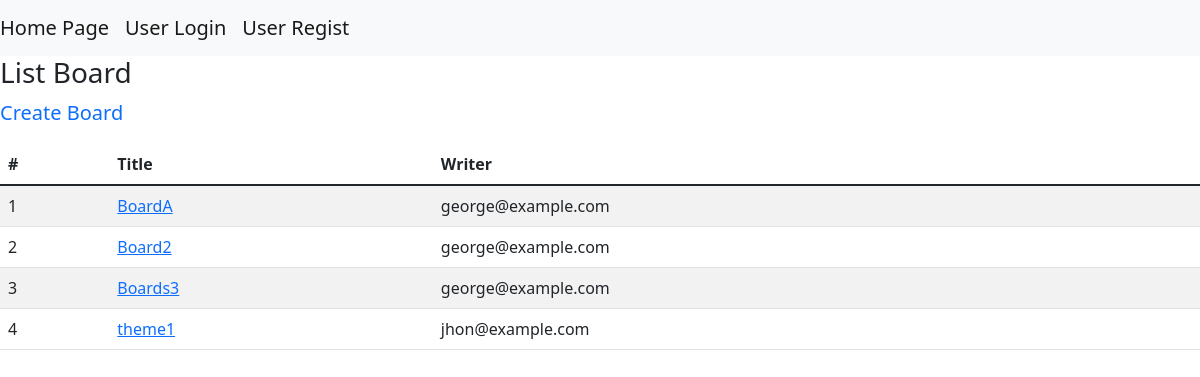
/boards/list_themes, run on the app's committed database.
### boards/models.py (models this page shows)
class Themes(models.Model):
    title = models.CharField(max_length=255)
    user = models.ForeignKey(
        "accounts.Users", on_delete=models.CASCADE
    )
    objects = ThemesManager()
    class Meta:
        db_table = "themes"

### accounts/models.py (models this page shows)
class Users(AbstractBaseUser, PermissionsMixin):
    username = models.CharField(max_length=255)
    age = models.PositiveIntegerField()
    email = models.EmailField(max_length=255, unique=True)
    is_active = models.BooleanField(default=False)
    is_staff = models.BooleanField(default=False)
    picture = models.FileField(null=True, upload_to='picture/')
    objects = UserManager()
    USERNAME_FIELD = "email"
    REQUIRED_FIELD = ["username"]
    class Meta:
        db_table = "users"

### boards/views.py (the view)
# urls.py: path("list_themes", views.list_themes, name="list_themes"),
def list_themes(request):
    themes = Themes.objects.fetch_all_themes()
    return render(request, "boards/list_themes.html", context={
        "themes": themes
    })

### boards/models.py (called while the page is built)
    def fetch_all_themes(self):
        return self.order_by('id').all()

### templates/boards/list_themes.html (shortened to what this page needs)
{% extends 'base.html' %}
{% block content %}
<h3>List Board</h3>
<p><a class="navbar-brand" href="{% url 'boards:create_theme' %}">Create Board</a></p>
<table class="table table-striped table-hover">
    <thead>
        <tr>
            <th>#</th>
            <th>Title</th>
            <th>Writer</th>
        </tr>
    </thead>
    <tbody>
        {% for theme in themes %}
        <tr>
            <td>{{ forloop.counter }}</td>
            <td><a href="{% url 'boards:post_comments' theme_id=theme.id %}">{{ theme.title }}</a></td>
            {% if theme.user.id == user.id %}
                <td><a href="{% url 'boards:edit_theme' id=theme.id %}">{{ theme.user }}</a></td>
            {% else %}
                <td>{{ theme.user }}</td>
            {% endif %}
        </tr>
        {% endfor %}
    </tbody>
</table>
{% endblock content %}

### data on the page
Themes: title "BoardA", user "george@example.com"
Themes: title "Board2", user "george@example.com"
Themes: title "Boards3", user "george@example.com"
Themes: title "theme1", user "jhon@example.com"
